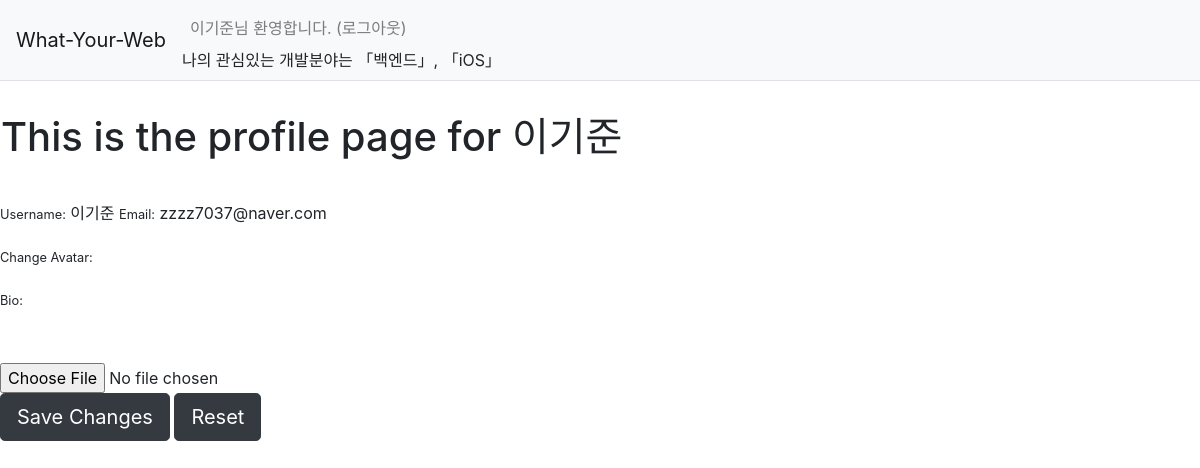
The page /account/profile/ (signed in) on the database its author committed.
### account/models.py (models this page shows, shortened)
class User(AbstractBaseUser):
    email = models.EmailField(
        verbose_name='email',
        max_length=255,
        unique=True,
    )
    date_of_birth = models.DateField()
    is_active = models.BooleanField(default=True)
    is_admin = models.BooleanField(default=False)
    favorites_1 = models.CharField(max_length= 200, choices = favorites_list, default='')
    favorites_2 = models.CharField(max_length= 200, choices = favorites_list, default='')
    name = models.CharField(max_length= 200, default='')
    image = models.ImageField(upload_to='media/')
    followings = models.ManyToManyField('self', symmetrical=False, related_name='followers')
    objects = UserManager()
    USERNAME_FIELD = 'email'
    REQUIRED_FIELDS = ['date_of_birth','favorites_1','favorites_2','name','image']

class Profile(models.Model):
    user = models.OneToOneField(User, on_delete=models.CASCADE)
    avatar = models.ImageField(default='media/button.png', upload_to='media/')

### account/views.py (the view)
# urls.py: path('profile/', views.profile, name='profile'),
@login_required
def profile(request):
    if request.method == 'POST':
        profile_form = UpdateProfileForm(request.POST, request.FILES, instance=request.user.profile)
        if profile_form.is_valid():
            profile_form.save()
            return redirect('index')
    else:
        profile_form = UpdateProfileForm(instance=request.user.profile)
    return render(request, 'wyw/profile.html', {'profile_form': profile_form })

### account/forms.py
class UpdateProfileForm(forms.ModelForm):
    avatar = forms.ImageField(widget=forms.FileInput(attrs={'class': 'form-control-file'}))
    class Meta:
        model = Profile
        fields = ['avatar',]

### templates/wyw/profile.html (shortened to what this page needs)
{% extends 'base.html' %}
{% block content %}
    <div class="row my-3 p-3">
        <h1>This is the profile page for {{user.name}}</h1>
    </div>
    <div class="form-content">
        <form method="post" enctype="multipart/form-data">
            <div class="form-row">
                <div class="col-md-5">
                    <div class="form-group">
                        <label class="small mb-1">Username:</label>
                            {{ user.name }}
                        <label class="small mb-1">Email:</label>
                            {{ user.email }}
                    </div>
                    <div class="form-group">
                        <label class="small mb-1">Change Avatar:</label>
                    </div>
                    <label class="small mb-1">Bio:</label> {{ profile_form.bio }}
                </div>
            </div>
            <br><br>
            {{ profile_form.avatar }}
            <button type="submit" class="btn btn-dark btn-lg">Save Changes</button>
            <button type="reset" class="btn btn-dark btn-lg">Reset</button>
        </form>
    </div>
{% endblock content %}

### templates/navbar.html (shortened to what this page needs)
    <nav class="navbar navbar-expand-lg navbar-light bg-light border-bottom">
        <a class="navbar-brand" href="{% url 'wyw:index' %}">What-Your-Web</a>
    <div class="collapse navbar-collapse flex-grow-0" id="navbarNav">
        <ul class="navbar-nav">
            <li class="nav-item">
                {% if user.is_authenticated %}
                <a class="nav-link" href="{% url 'account:logout' %}">
                    {{ user.name }}님 환영합니다. (로그아웃)
                </a> <td>나의 관심있는 개발분야는 「{{ user.favorites_1 }}」, 「{{ user.favorites_2}}」</td>
                {% else %}
                <a class="nav-link" href="{% url 'account:login' %}">로그인</a>
                {% endif %}
            </li>
        </ul>
    </div>
    </nav>

### rows shown on the page
User: name "이기준", favorites_1 "백엔드", favorites_2 "iOS", email "zzzz7037@naver.com"
